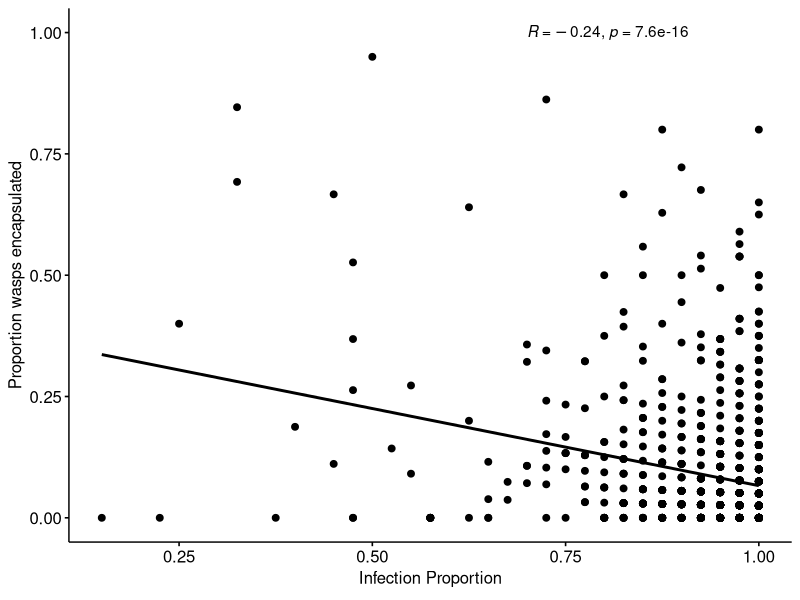
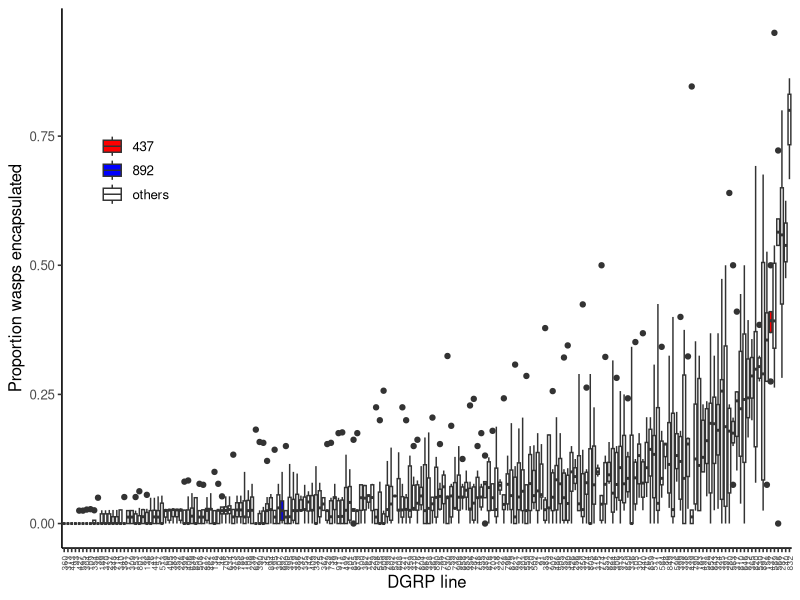
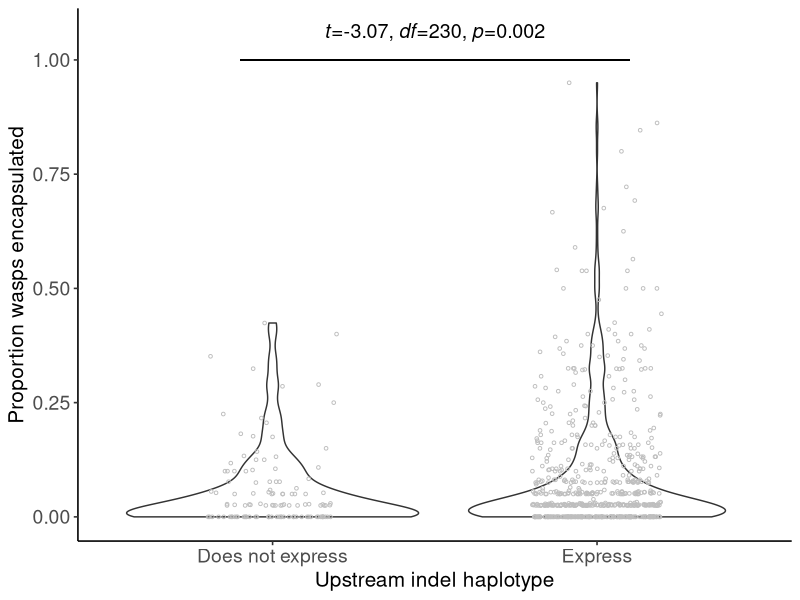

R code for these plots, in order: (Note: this script raises an error after producing the figures.)
setwd(dirname(rstudioapi::getActiveDocumentContext()$path))

library(dplyr)
library(ggplot2)
library(lmerTest)
library(ggpubr)
library(reshape2)
library(car)

## script is to analyse the encapsulation rates in adult DGRP lines and their association with Lectin-24A expression

## read in file containing encapsulation rates in adult DGRPs
DGRP_screen <- read.table(file="DGRP_Lboulardi_Screen_Results_Filtered.csv",sep = ";",header = T)
DGRP_screen <- DGRP_screen[DGRP_screen$Wasp_Strain %in% "G486",] ## only keep rates for G486 infection 
DGRP_screen$DGRP <- as.character(DGRP_screen$DGRP)
DGRP_screen$highlight <- "others"
DGRP_screen[DGRP_screen$DGRP %in% "437",]$highlight <- "437"
DGRP_screen[DGRP_screen$DGRP %in% "892",]$highlight <- "892"
## get  mean encapsulation rate per line, used for ordering DGRP lines
DGRP_screen_mean <- DGRP_screen %>%
  dplyr::group_by(DGRP) %>%
  dplyr::summarise(Encapsulation_Proportion=mean(Encapsulation_Proportion))
DGRP_screen_mean <- DGRP_screen_mean[order(DGRP_screen_mean$Encapsulation_Proportion),]

## getting means for online DGRP association analysis
DGRP_screen_sum_mean <- DGRP_screen
DGRP_screen_sum_mean$sus <- (DGRP_screen_sum_mean$Capsules/DGRP_screen_sum_mean$Encapsulation_Proportion)-DGRP_screen_sum_mean$Capsules
DGRP_screen_sum_mean[is.na(DGRP_screen_sum_mean$sus),]$sus <- 0
DGRP_screen_sum_mean <- DGRP_screen_sum_mean %>%
  dplyr::group_by(DGRP) %>%
  dplyr::summarise(Capsules=sum(Capsules),sus=sum(sus))
DGRP_screen_sum_mean$Encapsulation_Proportion <- DGRP_screen_sum_mean$Capsules/(DGRP_screen_sum_mean$Capsules + DGRP_screen_sum_mean$sus)
DGRP_screen_sum_mean <- DGRP_screen_sum_mean[!is.na(DGRP_screen_sum_mean$Encapsulation_Proportion),]
write.table(DGRP_screen_sum_mean[c(1,4)],file="DGRP_screen_mean.csv",row.names = F, col.names = F, quote = F,sep = ",")

## plot ordered boxplot of encapsulation rates in the DGRPs
dgrpscreenplot <- ggplot(data=DGRP_screen,aes(x=factor(DGRP,levels=DGRP_screen_mean$DGRP),y=Encapsulation_Proportion,fill=highlight))+
  geom_boxplot()+
  theme_classic2()+
  theme(axis.text.x = element_text(size = 6, angle = 90, vjust = 0.5, hjust=1))+
  ylab("Proportion wasps encapsulated") +
  xlab("DGRP line") +
  scale_fill_manual(values=c("red", "blue", "white")) +
  theme(legend.title= element_blank()) +
  theme(legend.position = c(0.1, 0.7))

pdf(file="dgrpscreenplot.pdf",height=3.5,width=16)
dgrpscreenplot
dev.off()

## plot of infection rate with encapsulation rate
ggscatter(DGRP_screen, x = "Infection_Proportion", y = "Encapsulation_Proportion",add = "reg.line") + 
  stat_cor(method = "pearson", label.x = 0.7, label.y = 1) +
  ylab("Proportion wasps encapsulated") +
  xlab(expression('Infection Proportion'))

## file contains the lectin-24a upstream indel haplotype calls for the DGRPs, obtained from dgn_lectin.R
upstreamindelsgt <- read.csv(file="upstreamindelsgt2.txt")
colnames(upstreamindelsgt) <- c("DGRP","indel7bp","indel8bp","indel21bp")
upstreamindelsgt$DGRP <- gsub("RAL-","",upstreamindelsgt$DGRP)
## only keep DGRP lines filly genotypes from all 3 indels
upstreamindelsgt <- upstreamindelsgt[which(upstreamindelsgt$indel21bp %in% c(0,1)),]
upstreamindelsgt <- upstreamindelsgt[which(upstreamindelsgt$indel8bp %in% c(0,1)),]
upstreamindelsgt <- upstreamindelsgt[which(upstreamindelsgt$indel7bp %in% c(0,1)),]
## convert 0,1 calls to insertion and deletion
upstreamindelsgt$indel21bp <- gsub("1","D",upstreamindelsgt$indel21bp)
upstreamindelsgt$indel21bp <- gsub("0","I",upstreamindelsgt$indel21bp)
upstreamindelsgt$indel8bp <- gsub("1","D",upstreamindelsgt$indel8bp)
upstreamindelsgt$indel8bp <- gsub("0","I",upstreamindelsgt$indel8bp)
upstreamindelsgt$indel7bp <- gsub("1","D",upstreamindelsgt$indel7bp)
upstreamindelsgt$indel7bp <- gsub("0","I",upstreamindelsgt$indel7bp)
## generate haplotypes for upstream indels
upstreamindelsgt$haplotype2 <- paste(upstreamindelsgt$indel7bp,upstreamindelsgt$indel8bp,upstreamindelsgt$indel21bp,sep=" ")
## grouping haplotypes based whether they can express lectin-24a, based on ASE results
upstreamindelsgt$haplotype  <- ""
upstreamindelsgt[upstreamindelsgt$haplotype2 %in% c("I I I","I D I","D I I"),]$haplotype <- "Expresses Lectin-24A"
upstreamindelsgt[upstreamindelsgt$haplotype2 %in% c("D D I","D D D"),]$haplotype <- "Does not express Lectin-24A"

table(upstreamindelsgt$haplotype)

## merge data containing encapsulation rates and upstream indel haplotypes
DGRP_screen_h <- left_join(DGRP_screen,upstreamindelsgt,by="DGRP")
DGRP_screen_h <- DGRP_screen_h[!is.na(DGRP_screen_h$haplotype),] ## only keep lines where indel haplotypes are known
t.test(data=DGRP_screen_h,Encapsulation_Proportion~haplotype)

## to see how many lines of each lectin-24a expression haplotype exist
DGRP_screen_h %>%
  dplyr::group_by(DGRP) %>%
  dplyr::summarise(haplotype=haplotype) %>% 
  dplyr::distinct() %>%
  dplyr::group_by(haplotype) %>%
  dplyr::summarise(table(haplotype))

## plot containing violin plot of encapsualtion rates by upstream indel haplotype
pdf(file="indel_haplotype_encapsulation.pdf",height=3.5,width=3.8)
ggplot(data=DGRP_screen_h,aes(x=haplotype,y=Encapsulation_Proportion))+
  geom_violin() +
  geom_jitter(width=0.2,height=0,size=0.9,shape=1,color="grey") +
  ylab("Proportion wasps encapsulated") +
  xlab("Upstream indel haplotype") +
  annotate("text",x=1.5,y=1.06,label=expression(italic('t')*'=-3.07, '*italic('df')*'=230, '*italic('p')*'=0.002'), size = 5) +
  theme_classic2() +
  geom_segment(aes(x = 0.9, y = 1, xend = 2.1, yend = 1)) +
  scale_x_discrete(labels=c("Does not express","Express")) +
  theme(axis.text=element_text(size=14)) +
  theme(axis.text.x=element_text(color=NULL)) +
  theme(axis.title = element_text(size = 15))   
dev.off()

## gets the female and male lines means for the DGRP transcriptomes from 10.1101/gr.257592.119
#female.dgrp.exp <- read.table(file="female.genvar.line.mean.txt",header=T)
#male.dgrp.exp <- read.table(file="male.genvar.line.mean.txt",header=T)
## extract lectin expression values only
#female.dgrp.exp <- female.dgrp.exp[female.dgrp.exp$GENE %in% "FBgn0040104",]
#male.dgrp.exp <- male.dgrp.exp[male.dgrp.exp$GENE %in% "FBgn0040104",]

## combine male and female values
all <- cbind(t(female.dgrp.exp),t(male.dgrp.exp))
all <- all[-c(1),]
colnames(all) <- c("female","male")
all <- as.data.frame(all)
all$DGRP <- gsub("_F","",rownames(all))
all$DGRP <- gsub("X","",all$DGRP)
all <- melt(all,id.var="DGRP") ## make into 2 columns with sex as a seperate column
colnames(all)[2:3] <- c("sex","log2FPKM")
all <- left_join(all,DGRP_screen,by="DGRP") ## combine with encapsulation rates
all$log2FPKM <- as.numeric(all$log2FPKM)
all <- left_join(all,upstreamindelsgt,by="DGRP")  ## combine with upstream indel haplotype calls

all_expression <- all[c(1:3,17)] %>% distinct() ## only keep unique expression estimates, duplicated caused by previous merging step
## first test for differences in females with posthoc test to identify differences between haplotypes
model <- lm(data=all_expression[all_expression$sex %in% "female",],log2FPKM ~ as.factor(haplotype2))
tukey.test <- TukeyHSD(aov(model),  conf.level=0.95)
tukey.test$`as.factor(haplotype2)`
plot(tukey.test , las=1 , col="brown") # Tukey test representation

## next test for differences in males with posthoc test to identify differences between haplotypes
model <- lm(data=all_expression[all_expression$sex %in% "male",],log2FPKM ~ as.factor(haplotype2))
tukey.test <- TukeyHSD(aov(model),  conf.level=0.95)
tukey.test$`as.factor(haplotype2)`
plot(tukey.test , las=1 , col="brown") # Tukey test representation

## plotting upstream indel haplotype by adult expression (log2FPKM)
pdf(file="haplotype2_adult_FPKM.pdf",height=4,width=6)
ggplot(data=all_expression[!is.na(all_expression$haplotype2),],aes(x=haplotype2,y=log2FPKM)) +
  facet_grid(~sex) +
  geom_boxplot(outlier.shape = NA) +
  xlab("Upstream indel haplotype") +
  ylab(expression('Average log'[2] *italic(' Lectin-24A')*' FPKM')) +
  geom_jitter(width=0.35,height=0,size=0.9, shape=1) +
  geom_segment(aes(x=1,xend=2,y=3,yend=3)) +
  geom_segment(aes(x=3,xend=5,y=5,yend=5)) +
  geom_text(aes(x=1.5,y=3.5,label="a")) +
  geom_text(aes(x=4,y=5.5,label="b"))
dev.off()

## plotting adult expression (log2FPKM) in 437 and 892
pdf(file="adult_FPKM_encapsulation_437_892.pdf",height=4,width=4)
ggplot(data=all[all$DGRP %in% c("437","892"),],aes(x=DGRP,y=log2FPKM,fill=DGRP))+
  geom_col() +
  facet_grid(~sex) +
  scale_fill_manual(values=c("red","blue")) +
  ylab(expression('Average log'[2] *italic(' Lectin-24A')*' FPKM')) +
  xlab("DGRP line") +
  theme(legend.position="none")
dev.off()
